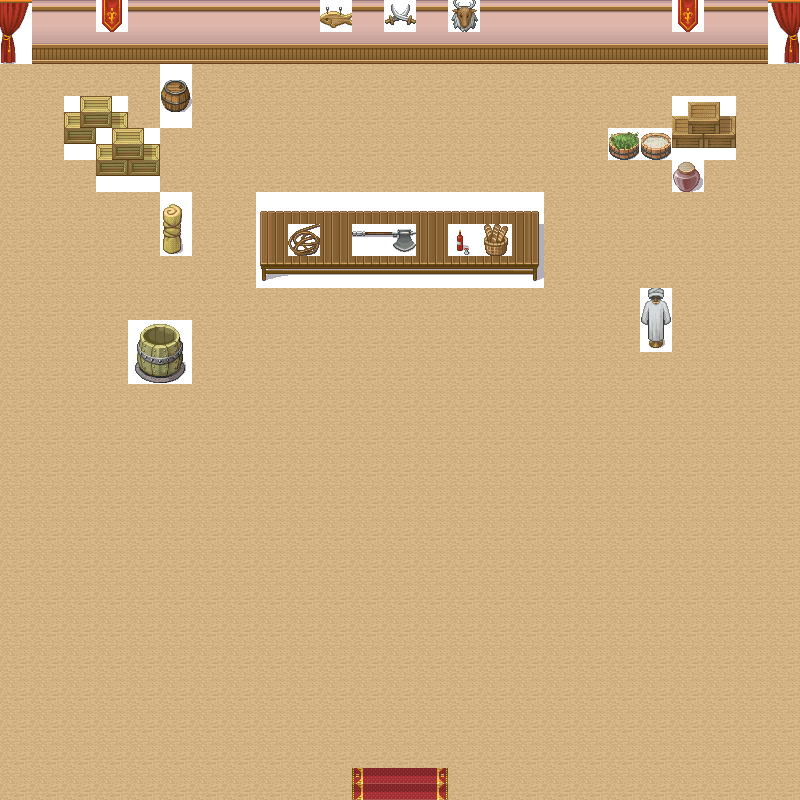

The image is a tile-based game level rendered from a .tmx file. Its description and source (layers, tilesets, objects; grid data summarised) follow:
An orthogonal 25x25 tile map with 32x32 px tiles, 3 tile layers (Floor, Overlay1, Overlay2) and 3 objects (Exit, NPC).

<map version="1.0" orientation="orthogonal" renderorder="right-down" width="25" height="25" tilewidth="32" tileheight="32" nextobjectid="7">
 <tileset firstgid="1" name="Mack-Inner" tilewidth="32" tileheight="32" tilecount="1600" columns="16">
  <image source="../../MonoGame/Content/tileset/Mack-Inner.png" trans="ffffff" width="512" height="3200" />
 </tileset>
 <layer name="Floor" width="25" height="25">
  <data>[625 cells, 625 non-empty, 7 distinct tile ids]</data>
 </layer>
 <objectgroup name="Objects">
  <object id="2" gid="1" x="392" y="216" width="32" height="32" visible="0">
   <properties>
    <property name="NPCId" type="int" value="0" />
   </properties>
  </object>
  <object id="3" name="Exit" gid="1" x="383" y="799" width="32" height="32">
   <properties>
    <property name="EventId" type="int" value="3" />
   </properties>
  </object>
  <object id="6" name="Store" type="NPC" gid="1" x="390" y="210" width="32" height="32">
   <properties>
    <property name="NPCId" type="int" value="1" />
   </properties>
  </object>
 </objectgroup>
 <layer name="Overlay1" width="25" height="25">
  <data>[625 cells, 55 non-empty, 36 distinct tile ids]</data>
 </layer>
 <layer name="Overlay2" width="25" height="25">
  <data>[625 cells, 14 non-empty, 14 distinct tile ids]</data>
 </layer>
</map>